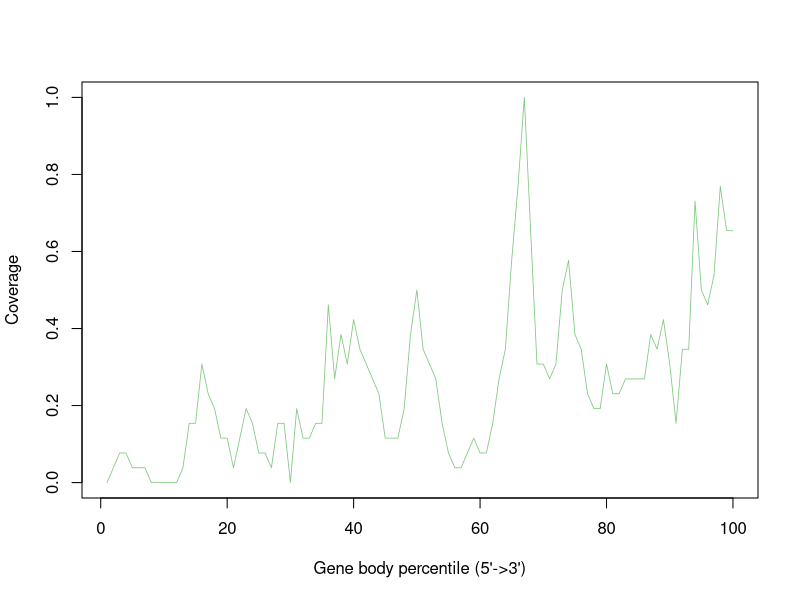

Write the R code that produced this figure.
AAACGAGGCGCNAligned.sortedByCoord.out.sorted <- c(0.0,0.0384615384615,0.0769230769231,0.0769230769231,0.0384615384615,0.0384615384615,0.0384615384615,0.0,0.0,0.0,0.0,0.0,0.0384615384615,0.153846153846,0.153846153846,0.307692307692,0.230769230769,0.192307692308,0.115384615385,0.115384615385,0.0384615384615,0.115384615385,0.192307692308,0.153846153846,0.0769230769231,0.0769230769231,0.0384615384615,0.153846153846,0.153846153846,0.0,0.192307692308,0.115384615385,0.115384615385,0.153846153846,0.153846153846,0.461538461538,0.269230769231,0.384615384615,0.307692307692,0.423076923077,0.346153846154,0.307692307692,0.269230769231,0.230769230769,0.115384615385,0.115384615385,0.115384615385,0.192307692308,0.384615384615,0.5,0.346153846154,0.307692307692,0.269230769231,0.153846153846,0.0769230769231,0.0384615384615,0.0384615384615,0.0769230769231,0.115384615385,0.0769230769231,0.0769230769231,0.153846153846,0.269230769231,0.346153846154,0.576923076923,0.769230769231,1.0,0.653846153846,0.307692307692,0.307692307692,0.269230769231,0.307692307692,0.5,0.576923076923,0.384615384615,0.346153846154,0.230769230769,0.192307692308,0.192307692308,0.307692307692,0.230769230769,0.230769230769,0.269230769231,0.269230769231,0.269230769231,0.269230769231,0.384615384615,0.346153846154,0.423076923077,0.307692307692,0.153846153846,0.346153846154,0.346153846154,0.730769230769,0.5,0.461538461538,0.538461538462,0.769230769231,0.653846153846,0.653846153846)


pdf("AAACGAGGCGCNAligned.sortedByCoord.out.bam.geneBodyCoverage.curves.pdf")
x=1:100
icolor = colorRampPalette(c("#7fc97f","#beaed4","#fdc086","#ffff99","#386cb0","#f0027f"))(1)
plot(x,AAACGAGGCGCNAligned.sortedByCoord.out.sorted,type='l',xlab="Gene body percentile (5'->3')", ylab="Coverage",lwd=0.8,col=icolor[1])
dev.off()
